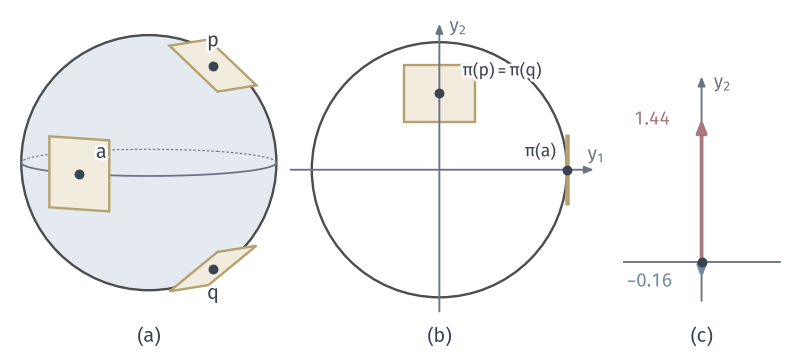

Write the Python code that produced this figure.
"""Orthogonal projection pi of the sphere: rank 2 off the equator, rank 1 on it; two preimages of one point give different pushed vectors."""
from pathlib import Path
import sys
ROOT = next(p for p in Path(__file__).resolve().parents if (p/"build.sh").is_file() and (p/"tex/book.tex").is_file())
sys.path.insert(0, str(ROOT/"figures/04-spaces-measures-and-geometry/04-manifolds/matplotlib/mfd-common"))
from mfd3d import *

W, H = 112, 50
fig, ax = canvas(W, H)
pl = Placed(View(33, 6), 21, 27, 18)
sphere_disc(ax, pl)
sphere_curve(ax, pl, parallel(0.0), MUTED, lw=.7, hidden_lw=.45)
p = np.array([0, .6, .8]); q = np.array([0, .6, -.8]); a = np.array([1.0, 0, 0])
def plate(c, e1, e2, d=.28):
    pts = np.array([c+d*e1+d*e2, c+d*e1-d*e2, c-d*e1-d*e2, c-d*e1+d*e2])
    ax.add_patch(Polygon(pl(pts), fc=YELLOW_FILL, ec=YELLOW, lw=.95, zorder=4))
e = np.array([1.0, 0, 0]); ep = np.array([0, .8, -.6]); eq = np.array([0, .8, .6])
plate(p, e, ep); plate(q, e, eq); plate(a, np.array([0, 1.0, 0]), np.array([0, 0, 1.0]))
dot(ax, pl(p), INK, zorder=9); dot(ax, pl(q), INK, zorder=9); dot(ax, pl(a), INK, zorder=9)
label(ax, pl(p)+[0, 3.5], '$p$', halo=True); label(ax, pl(q)+[0, -3.5], '$q$', halo=True); label(ax, pl(a)+[3.1, 3.1], '$a$', halo=True)
cx, cy, r = 62, 26, 18
ax.add_patch(Circle((cx, cy), r, fc='white', ec=STROKE, lw=.95, zorder=1))
arrow(ax, (cx-r-3, cy), (cx+r+3.8, cy), color=MUTED, lw=.75, scale=5.5)
arrow(ax, (cx, cy-r-2), (cx, cy+r+2.6), color=MUTED, lw=.75, scale=5.5)
label(ax, (cx+r+4.2, cy+2.2), '$y_1$', 7.5, MUTED); label(ax, (cx+2.7, cy+r+2.3), '$y_2$', 7.5, MUTED)
d = .28; P = np.array([cx, cy+.6*r])
xs = r*d; ys = r*d*.8
ax.add_patch(Polygon([P+[xs, ys], P+[xs, -ys], P+[-xs, -ys], P+[-xs, ys]], fc=YELLOW_FILL, ec=YELLOW, lw=.95, zorder=4))
A = np.array([cx+r, cy])
ax.plot([A[0], A[0]], [A[1]-r*d, A[1]+r*d], color=YELLOW, lw=1.8, zorder=4, solid_capstyle='butt')
dot(ax, P, INK, zorder=9); dot(ax, A, INK, zorder=9)
label(ax, P+[8.9, 3.2], r'$\pi(p)=\pi(q)$', 7, halo=True); label(ax, A+[-3.7, 2.6], r'$\pi(a)$', 7, halo=True)
Bx, By, s = 99, 13, 14
ax.plot([Bx-11, Bx+11], [By, By], color=MUTED, lw=.75)
arrow(ax, (Bx, By-5.5), (Bx, By+s*1.44+6), color=MUTED, lw=.75, scale=5.5)
label(ax, (Bx+3.0, By+s*1.44+5.2), '$y_2$', 7.5, MUTED)
arrow(ax, (Bx, By), (Bx, By+s*1.44), color=RED, lw=1.5, scale=7.5, zorder=8)
arrow(ax, (Bx, By), (Bx, By-s*.16), color=BLUE, lw=1.5, scale=6, zorder=9)
dot(ax, (Bx, By), INK, zorder=10)
label(ax, (Bx-7, By+s*1.44), r'$1.44$', 7.5, RED, halo=True)
label(ax, (Bx-7.3, By-2.7), r'$-0.16$', 7.5, BLUE, halo=True)
panel_tag(ax, 21, 1.7, '(a)'); panel_tag(ax, cx, 1.7, '(b)'); panel_tag(ax, Bx, 1.7, '(c)')
save(fig, Path(__file__).resolve().parent, 'figure', {'formula': 'pi(y)=(y1,y2); hat pi(u)=2u/(|u|^2+1); J(0,3)=diag(.2,-.16), J(0,1/3)=diag(1.8,1.44), J(1,0)=diag(0,1); patches half-side .28 in unit tangent frames'})
